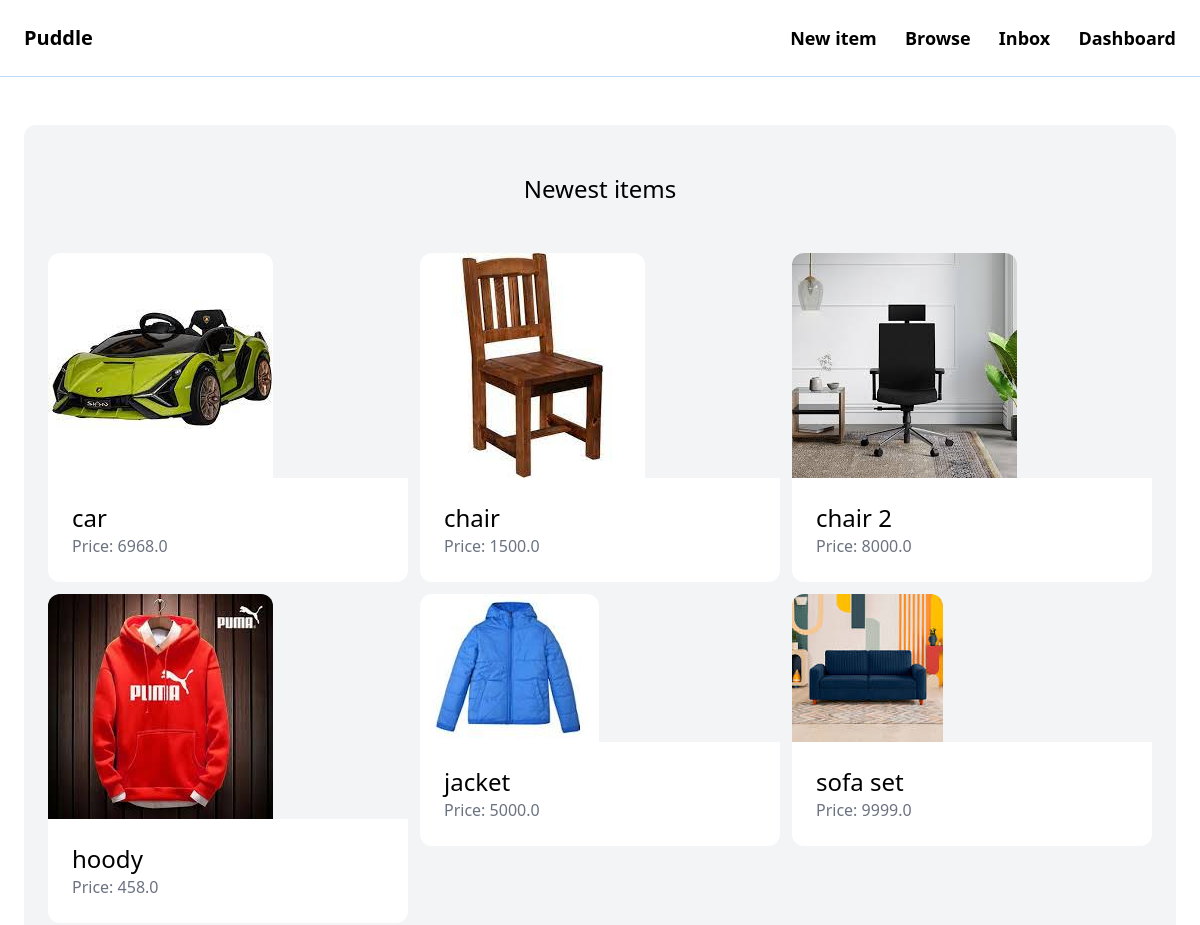
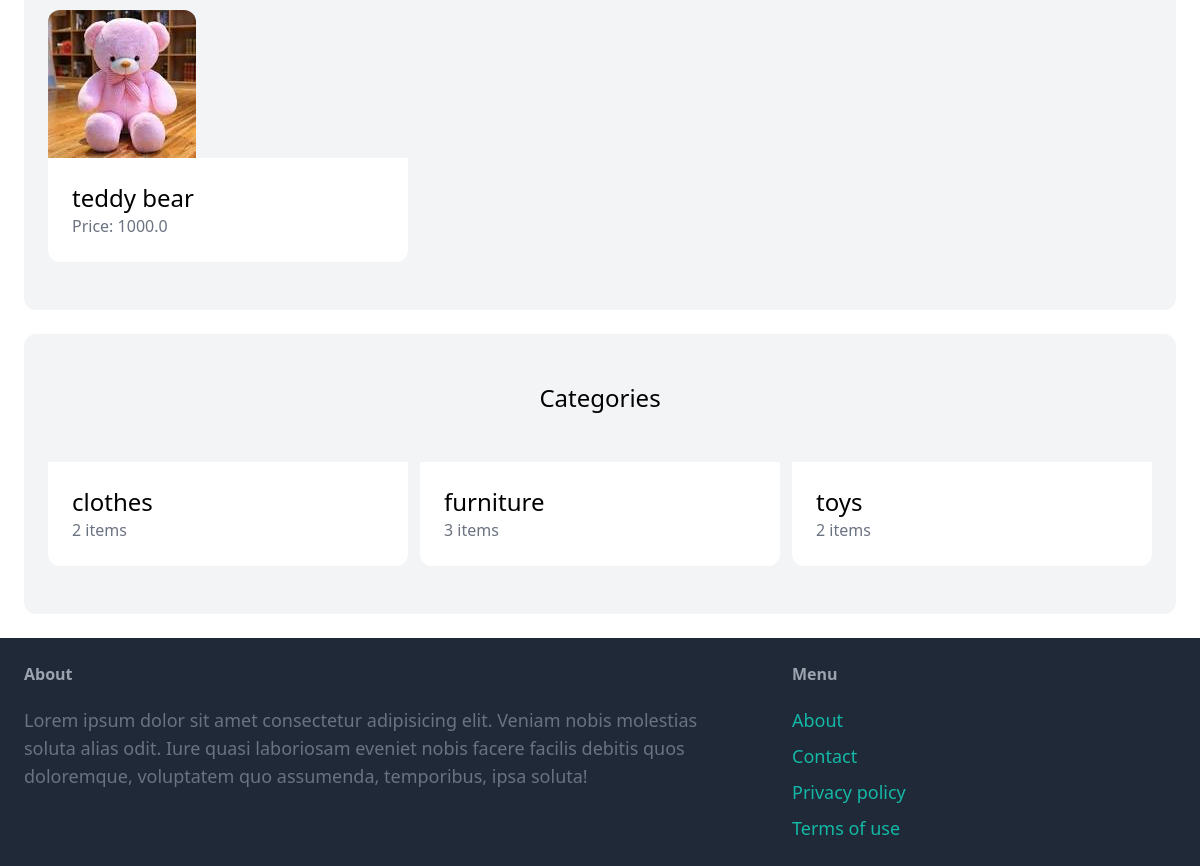
The page / (signed in) on the database its author committed (2 pictures, top to bottom).
### item/models.py (models this page shows, shortened)
class Item(models.Model):
    category=models.ForeignKey(Category,related_name='items',on_delete=models.CASCADE)
    name=models.CharField(max_length=100)
    description=models.TextField(blank=True,null=True)
    price=models.FloatField()
    is_sold=models.BooleanField(default=False)
    created_by=models.ForeignKey(User,related_name='items',on_delete=models.CASCADE)
    created_at=models.DateTimeField(auto_now_add=True)
    image=models.ImageField(upload_to='item_images',blank=True,null=True)
    class Meta:
        ordering=('name',)

class Category(models.Model):
    name=models.CharField(max_length=100)
    class Meta:
        ordering=('name',)
        verbose_name_plural='Categories'

### core/views.py (the view)
# urls.py: path('',index,name='index'),
def index(request):
    items=Item.objects.filter(is_sold=False)
    categories=Category.objects.all()
    return render(request,'core/index.html',{'categories':categories,'items':items})

### core/templates/core/index.html (shortened to what this page needs)
{% extends 'core/base.html' %}
{% block content %}
<div class="mt-6 px-6 py-12 bg-gray-100 rounded-xl">
    <h2 class="mb-12 text-2xl text-center">Newest items</h2>
    <div class="grid grid-cols-3 gap-3">
        {%for item in items%}
        <div>
            <a href="{% url 'item:detail' item.id %}">
                <div>
                    <img src="{{item.image.url}}" class="rounded-t-xl">
                </div>
                <div class="p-6 bg-white rounded-b-xl">
                    <h2 class="text-2xl">{{item.name}}</h2>
                    <p class="text-gray-500">Price: {{item.price}}</p>
                </div>
            </a>
        </div>
        {% endfor %}
    </div>
</div>
<div class="mt-6 px-6 py-12 bg-gray-100 rounded-xl">
    <h2 class="mb-12 text-2xl text-center">Categories</h2>
    <div class="grid grid-cols-3 gap-3">
        {%for category in categories%}
        <div>
            <a href="#">
                <div class="p-6 bg-white rounded-b-xl">
                    <h2 class="text-2xl">{{category.name}}</h2>
                    <p class="text-gray-500">{{category.items.count}} items</p>
                </div>
            </a>
        </div>
        {% endfor %}
    </div>
</div>
{% endblock %}

### rows shown on the page
Item: image (picture), name "car", price "6968.0"
Item: image (picture), name "chair", price "1500.0"
Item: image (picture), name "chair 2", price "8000.0"
Item: image (picture), name "hoody", price "458.0"
Item: image (picture), name "jacket", price "5000.0"
Item: image (picture), name "sofa set", price "9999.0"
Item: image (picture), name "teddy bear", price "1000.0"
Category: name "clothes", items.count "2"
Category: name "furniture", items.count "3"
Category: name "toys", items.count "2"
